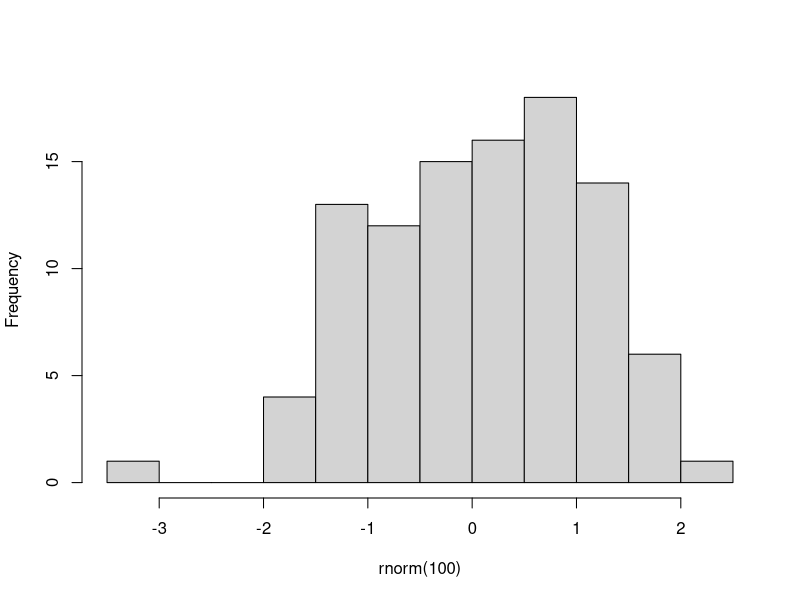

Generate this figure with R: (Note: this script raises an error after producing the figure.)
## ---- chunk 1
hook_foo = function(before, options, envir, name, ...) {
    if (before) {
        ## チャンク実行前の処理
    } else {
        ## チャンク実行後の処理
    }
}
## ---- chunk 2
knitr::knit_hooks$set(small_mar = function(before, ...) {
  if (before)
    par(mar = c(4, 4, .1, .1))  # 上と右のマージンを狭める
    par(bg = "blue") # 背景色を青にする
  })
## ---- chunk 3
## small_mar=TRUE は必須ではない: NULL でさえなければフックは適用される
hist(rnorm(100), main = '')
## ---- chunk 4
knitr::knit_hooks$set(error = function(x, options) { 
  paste(c('\n\n:::{style="color:Crimson; background-color: SeaShell;"}',
    gsub('^## Error', '**Error**', x),
    ':::'), collapse = '\n')
  }
)
## ---- chunk 5
1 + "a"
## ---- chunk 6
knitr::opts_hooks$set(fig.width = function(options) {
if (options$fig.width < options$fig.height) {
    options$fig.width = options$fig.height
  }
  options
})
## ---- chunk 7
plot(1:10)
## ---- chunk 8
knitr::opts_hooks$restore(target = "fig.width") 
